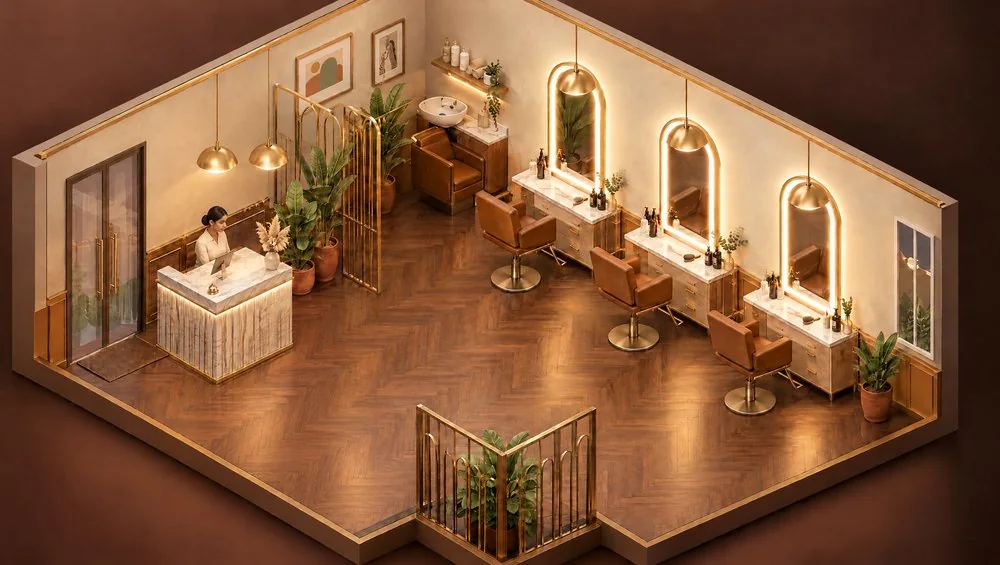
#> input picture salon-mobile/assets/live/plate2.webp, 1000 x 565 px, given in place of plate2.webp.jpg, which was not available
$ python -i film.py   (imports and definitions only)
#> lines starting #> are read from the running program, lines starting #| are printed output that depends on the picture; after the words box and inside, x2 and y2 are one past the last pixel; in counts of white or black regions, pixels touching at a corner belong together; pictures that were not available may be replaced by others from this repository, and a replacement may not be noted
# Launch film "Why don't they come back?": renders the vertical cut from the Higgsfield assets, the real app
# screens and the narration, frame by frame (Pillow), then mixes the sound (ffmpeg). Runs in the Higgsfield sandbox.
#   python3 film.py plan            -> prints the cue sheet
#   python3 film.py frames A B out  -> renders frames A..B-1 to out.mp4 (silent)
#   python3 film.py still T out.jpg -> one frame at T seconds
#   python3 film.py audio out.wav   -> narration + sound effects
import json, math, os, subprocess, sys
import numpy as np
from PIL import Image, ImageDraw, ImageFilter, ImageFont, ImageOps

W, H, FPS = 1080, 1920, 24
HOME = os.path.expanduser("~")
FILM, NARR, COL, CLIPS, SCR, SFX = (f"{HOME}/film", f"{HOME}/narr", f"{HOME}/collage", f"{HOME}/film/clipframes", f"{HOME}/film/scr", f"{HOME}/film/sfx")
BOLD = "/usr/share/fonts/truetype/higgsfield/Metropolis-ExtraBold.ttf"
MONO = "/usr/share/fonts/opentype/urw-base35/NimbusMonoPS-Bold.otf"
INK, GOLD, RED, PAPER = (43, 33, 28), (214, 158, 64), (178, 38, 44), (239, 231, 214)
_fonts = {}
def font(path, size):
    if (path, size) not in _fonts: _fonts[(path, size)] = ImageFont.truetype(path, size)
    return _fonts[(path, size)]

def clamp01(x): return 0.0 if x < 0 else 1.0 if x > 1 else x
def ease(x): x = clamp01(x); return x * x * (3 - 2 * x)
def eout(x): x = clamp01(x); return 1 - (1 - x) ** 3
def lerp(a, b, x): return a + (b - a) * x
def prog(t, a, b): return clamp01((t - a) / (b - a))

# ---------------------------------------------------------------- narration timing
TEXT = {
    1: "Every salon has a customer like Priya.",
    2: "She came in once. She loved her haircut. And then… she never came back.",
    3: "Was it the haircut? No. It's simpler than that. Nobody reminded her.",
    4: "In a lot of salons, customers live in a notebook, or in someone's memory.",
    5: "So we built an app that remembers for you.",
    6: "Thirty days after her visit, Priya shows up on a list: due back this week.",
    7: "One tap, and she gets a reminder on WhatsApp.",
    8: "She books. And she comes back.",
    9: "Then something better happens. Priya tells a friend.",
    10: "And both of them get a hundred rupees in their salon wallet.",
    11: "One customer back. One brand-new customer.",
    12: "Meanwhile, you can see your whole salon, live.",
    13: "Every chair. Every bill. What each stylist earned today.",
    14: "Who came in late. Who asked for leave.",
    15: "And if a bill quietly gets undone, you'll know.",
    16: "We set it up with your prices and your stylists. So the customers who left quietly… start coming back.",
}
GAP = {2: 1.2, 3: 0.9, 5: 0.9, 8: 0.8, 11: 1.0, 15: 1.0}
TITLE_AFTER = {4: 1.6, 11: 1.6}

def dur(f):
    return float(subprocess.check_output(["ffprobe", "-v", "error", "-show_entries", "format=duration", "-of", "csv=p=0", f]))

START, DUR = {}, {}
_t = 0.5
# [4 lines not run here, left out]
END_CARD = _t
TOTAL = END_CARD + 4.0
# [1 line not run here, left out]

# [5 lines left out: function w, not called in this run]

# Title cards sit in the extra silence after lines 4 and 11.
# [1 line that did not run here, left out]
# [1 line that did not run here, left out]

# ---------------------------------------------------------------- shared pictures
def make_paper():
    rng = np.random.default_rng(3)
    base = np.ones((H, W, 3)) * np.array(PAPER, float)
    low = rng.normal(0, 1, (H // 6, W // 6))
    low = np.array(Image.fromarray(((low * 30) + 128).clip(0, 255).astype("uint8")).resize((W, H), Image.BICUBIC), float) - 128
    base += (low * 0.18 + rng.normal(0, 3.5, (H, W)))[..., None]
    yy, xx = np.mgrid[0:H, 0:W]
    d = ((xx - W / 2) / (W / 2)) ** 2 + ((yy - H / 2) / (H / 2)) ** 2
    base *= (1 - 0.07 * d)[..., None]
    return Image.fromarray(base.clip(0, 255).astype("uint8"))
PAPER_IMG = make_paper()
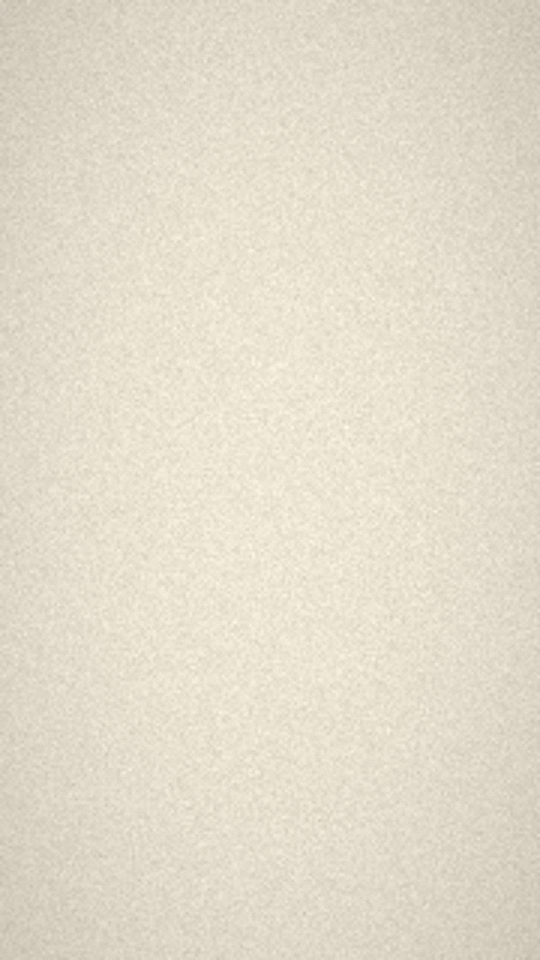
#> PAPER_IMG: PIL image 1080x1920 RGB (shown at 1/2 size); mean R, G, B 227.3, 219.7, 203.5

def shadowed(rgba, blur=22, alpha=120, dy=14, pad=50, radius=0):
    """Puts an RGBA picture on a transparent layer with a soft drop shadow; returns (layer, pad)."""
    w_, h_ = rgba.size
    L = Image.new("RGBA", (w_ + 2 * pad, h_ + 2 * pad), (0, 0, 0, 0))
    sh = Image.new("L", L.size, 0)
    sh.paste(rgba.getchannel("A").point(lambda a: alpha if a > 8 else 0), (pad + 4, pad + dy))
    sh = sh.filter(ImageFilter.GaussianBlur(blur))
    L.paste(Image.new("RGBA", L.size, (40, 26, 18, 255)), (0, 0), sh)
    L.alpha_composite(rgba, (pad, pad))
    return L, pad

# [4 lines left out: function bordered, not called in this run]

_src = {}
# [13 lines left out: functions collage, kb, not called in this run]

# ---- phone with a real app screen
PH_H, BZ = 1480, 20
SC_H = PH_H - 2 * BZ; SC_W = round(SC_H * 1170 / 2532); PH_W = SC_W + 2 * BZ
PX, PY = (W - PH_W) // 2, 105
SS = SC_W / 1170
_phones = {}
def phone(name):
#> called with name = '../../../assets/live/plate2.webp'
    if name not in _phones:
        body = Image.new("RGBA", (PH_W, PH_H), (0, 0, 0, 0))
#> body: PIL image 705x1480 RGBA; every value is 0
        d = ImageDraw.Draw(body)
        d.rounded_rectangle([0, 0, PH_W - 1, PH_H - 1], 70, fill=(22, 16, 14, 255))
        d.rounded_rectangle([2, 2, PH_W - 3, PH_H - 3], 68, outline=(92, 72, 60, 255), width=2)
        scr = Image.open(f"{SCR}/{name}.jpg").convert("RGB").resize((SC_W, SC_H), Image.LANCZOS)
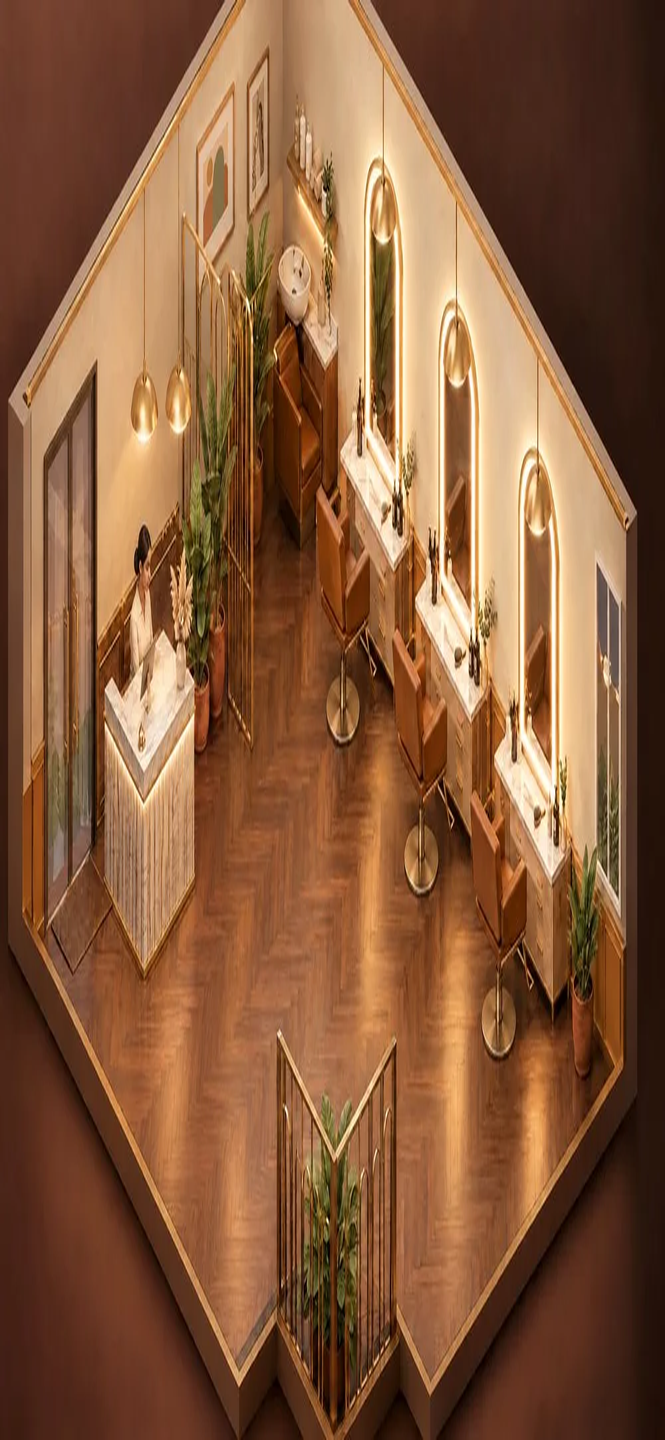
#> scr: PIL image 665x1440 RGB; mean R, G, B 134.5, 90.6, 59.5
        m = Image.new("L", (SC_W, SC_H), 0); ImageDraw.Draw(m).rounded_rectangle([0, 0, SC_W - 1, SC_H - 1], 52, fill=255)
#> after `m = Image.new('L', (SC_W, SC_H), 0)`: m: PIL image 665x1440 L; every value is 0
#> after `ImageDraw.Draw(m).rounded_rectangle([0, 0, SC_W - 1, SC_H - 1], 52, fi`:
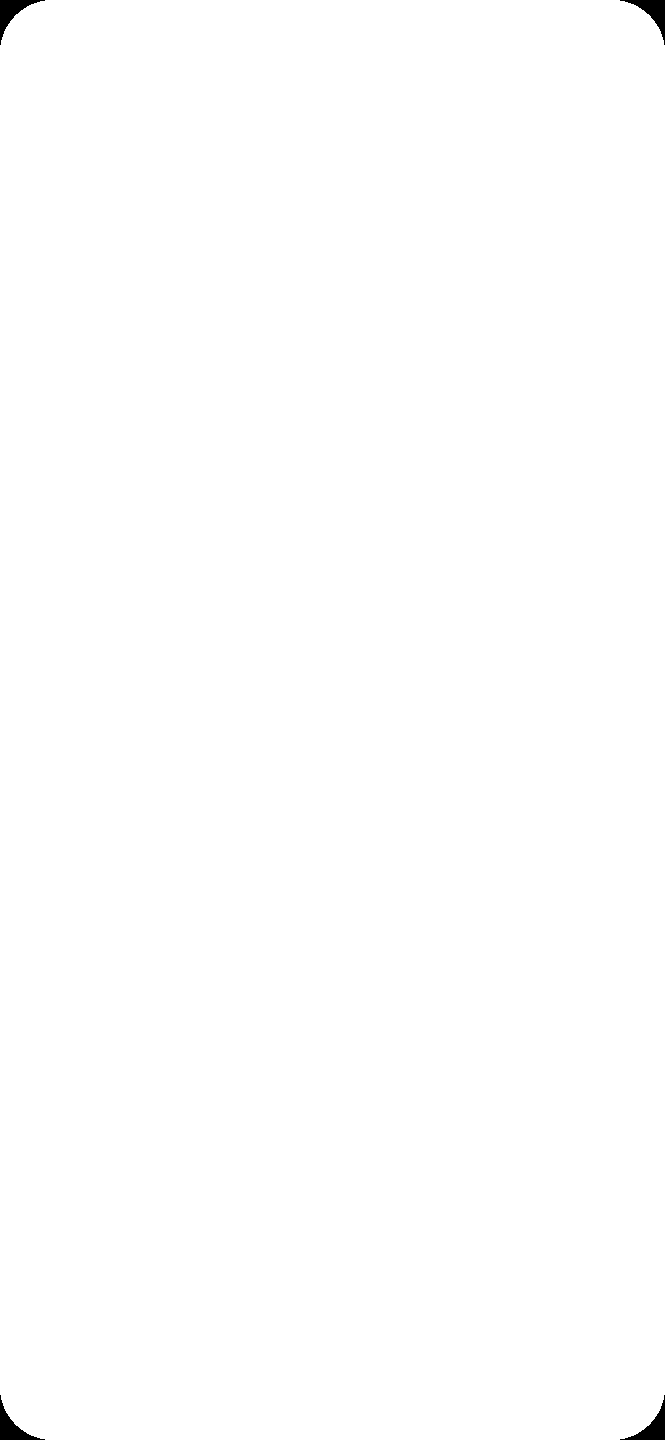
#> m: PIL image 665x1440 L; 99.8% white; 4 black regions, box (x1, y1, x2, y2) and area: (0, 0, 45, 45) 595, (620, 0, 665, 45) 595, (0, 1395, 45, 1440) 595, (620, 1395, 665, 1440) 595
        body.paste(scr, (BZ, BZ), m)
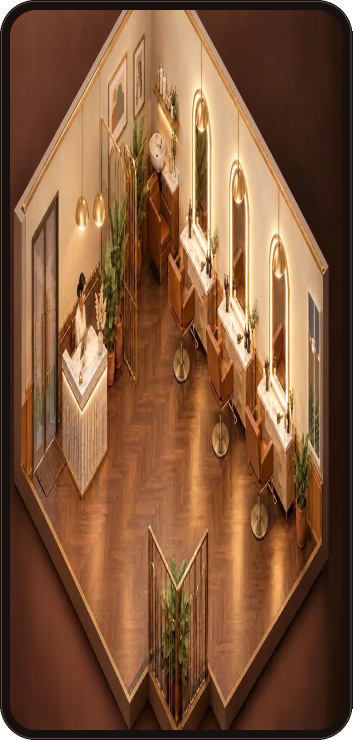
#> body: PIL image 705x1480 RGBA (shown at 1/2 size); mean R, G, B, A 125.6, 84.8, 56.1, 254; transparent parts drawn white
        _phones[name] = shadowed(body, blur=28, alpha=150, dy=22, pad=60)
#> in shadowed, `L = Image.new("RGBA", (w_ + 2 * pad, h_ + 2 * pad), (0, 0, 0, 0))`: L: PIL image 825x1600 RGBA; every value is 0
#> in shadowed, `sh = Image.new("L", L.size, 0)`: sh: PIL image 825x1600 L; every value is 0
#> in shadowed, `sh.paste(rgba.getchannel("A").point(lambda a: alpha if a > 8 else 0), ..`: sh: PIL image 825x1600 L; values 0 (black) and 150 (white), 78.7% white; 1 black region, box (x1, y1, x2, y2) and area: (0, 0, 825, 1600) 280884
#> in shadowed, `sh = sh.filter(ImageFilter.GaussianBlur(blur))`:
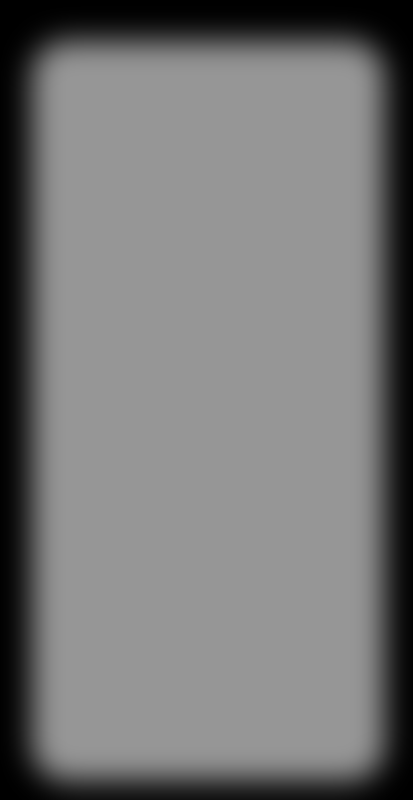
#> sh: PIL image 825x1600 L (shown at 1/2 size); min 0, max 150, mean 118
#> in shadowed, `L.paste(Image.new("RGBA", L.size, (40, 26, 18, 255)), (0, 0), sh)`:
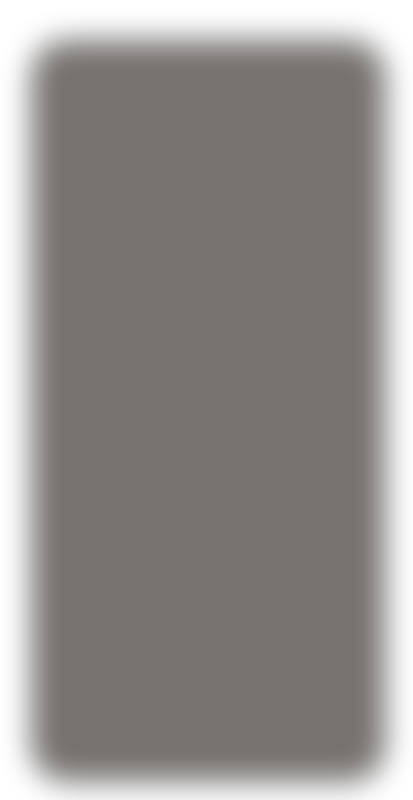
#> L: PIL image 825x1600 RGBA (shown at 1/2 size); mean R, G, B, A 18.8, 11.9, 8.6, 118; transparent parts drawn white
#> in shadowed, `L.alpha_composite(rgba, (pad, pad))`:
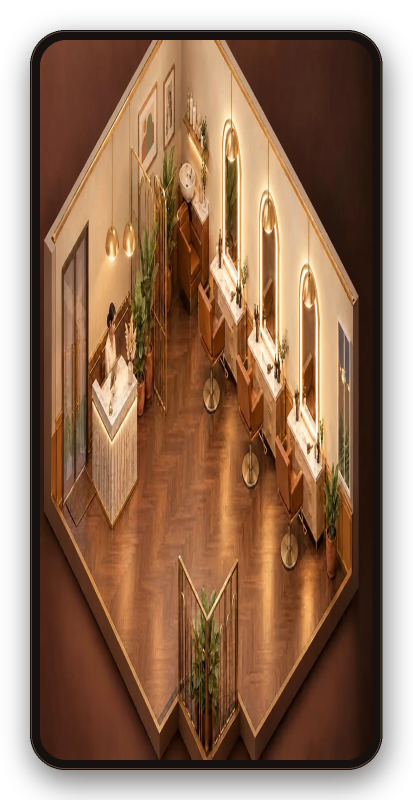
#> L: PIL image 825x1600 RGBA (shown at 1/2 size); mean R, G, B, A 100.2, 67.6, 44.7, 206.6; transparent parts drawn white
    return _phones[name]

class PhoneShot:
    """A phone on the paper board; screens swap with a short dissolve; marks follow the phone."""
    def __init__(self, t0, t1, screens, enter="slide", zoom=(1.0, 1.03)):
        self.t0, self.t1, self.screens, self.enter, self.zoom, self.marks = t0, t1, screens, enter, zoom, []
    def mark(self, kind, t, box=None, dur=0.6, **kw):
        self.marks.append((kind, t, box, dur, kw)); return self
    # [68 lines left out: functions geometry, to_frame, render, draw_mark, rect_pts, ellipse_pts, not called in this run]

_stamps = {}
# [11 lines left out: function stamp_img, not called in this run]

# ---- clips framed as photos
CW, CH = 800, 1422
_clipcard = None
# [22 lines left out: functions clip_frame, clip_shot, calendar_card, not called in this run]

def pin(d, x, y):
    d.ellipse([x - 12, y - 12, x + 12, y + 12], fill=(176, 132, 58, 255)); d.ellipse([x - 6, y - 8, x + 2, y], fill=(240, 214, 150, 255))

def string(d, a, b, p):
    n = 30; pts = [(lerp(a[0], b[0], i / n), lerp(a[1], b[1], i / n) + math.sin(math.pi * i / n) * 18) for i in range(n + 1)]
    k = max(2, int((n + 1) * eout(p))); d.line(pts[:k], fill=RED + (255,), width=6, joint="curve")

# [15 lines left out: function mirror_shot, not called in this run]
MIRROR = None

# [50 lines left out: functions title_card, end_card, whip, chunks, not called in this run]
SUBS = None

# [15 lines left out: function subtitle, not called in this run]

# ---------------------------------------------------------------- the cut
# [1 line not run here, left out]
def B(k): return M[k]
def C(k): x, y, w_, h_ = M[k]; return (x + w_ / 2, y + h_ / 2)

# [104 lines left out: function build, not called in this run]

PhoneShot.render_paper = lambda self, t: self.render(t, PAPER_IMG)

WHIPS = None
# [56 lines left out: functions frame, scene_at, setup, render, cues, audio, not called in this run]

# [20 lines not run here, left out]

>>> result = phone('../../../assets/live/plate2.webp')
